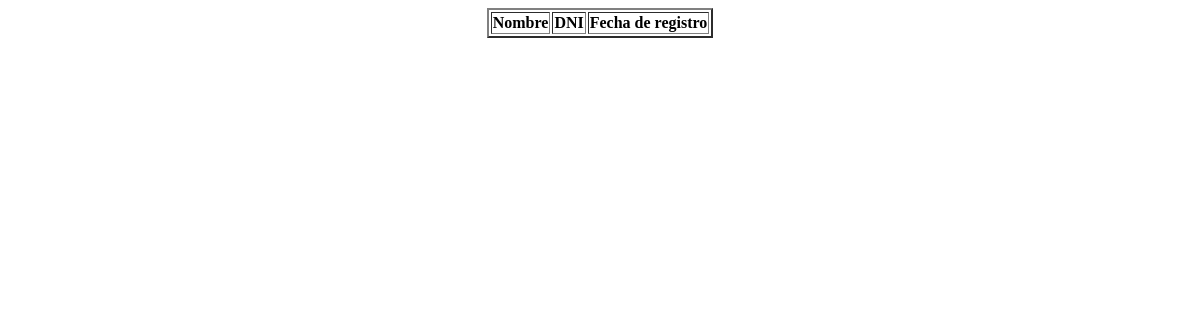
Before: /usuarios/familia with the older database file.
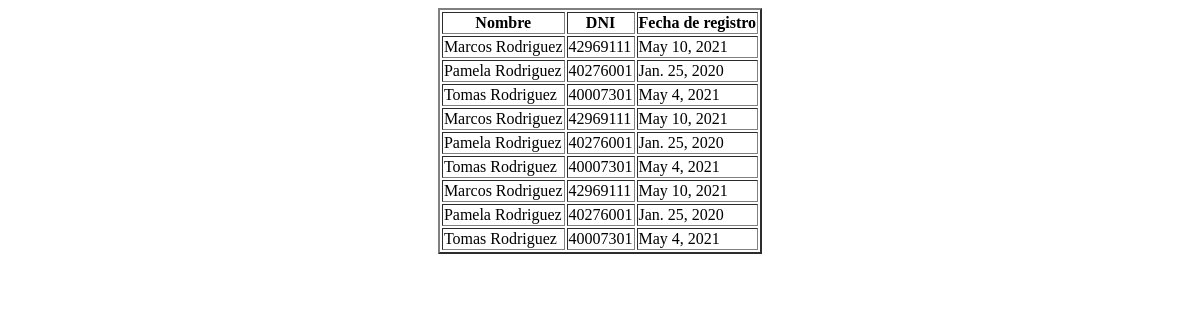
After: the same page with the newer database file.
### usuarios/models.py (models this page shows)
class Familia(models.Model):
    nombre = models.CharField(max_length=40)
    dni = models.IntegerField()
    fecha_registro = models.DateField()

### usuarios/views.py (the view)
# urls.py: path("familia", views.lista_familia),
def lista_familia(request):
    miembros = Familia.objects.all() #trae los datos de familia
    datos = {"datos" : miembros} #mete los datos en un diccionario
    return render(request, "lista_familiares.html", datos) # se crea un html con esos datos y se rederiza para ser mostrado

### usuarios/templates/lista_familiares.html (shortened to what this page needs)
<!DOCTYPE html>
<html lang="en">
<head>
</head>
<body>
    <center>
        <table class="default" border="2">
            <tr>
                <th>Nombre</th>
                <th>DNI</th>
                <th>Fecha de registro</th>
            </tr>
            {% for x in datos %}
            <tr>
                <td>{{x.nombre}}</td>
                <td>{{x.dni}}</td>
                <td>{{x.fecha_registro}}</td>
            </tr>
            {% endfor %}
        </table>
    </center>
</body>
</html>

Changed rows visible on the page:
added Familia: nombre "Marcos Rodriguez", dni "42969111", fecha_registro "May 10, 2021"
added Familia: nombre "Pamela Rodriguez", dni "40276001", fecha_registro "Jan. 25, 2020"
added Familia: nombre "Tomas Rodriguez", dni "40007301", fecha_registro "May 4, 2021"
added Familia: nombre "Marcos Rodriguez", dni "42969111", fecha_registro "May 10, 2021"
added Familia: nombre "Pamela Rodriguez", dni "40276001", fecha_registro "Jan. 25, 2020"
added Familia: nombre "Tomas Rodriguez", dni "40007301", fecha_registro "May 4, 2021"
added Familia: nombre "Marcos Rodriguez", dni "42969111", fecha_registro "May 10, 2021"
added Familia: nombre "Pamela Rodriguez", dni "40276001", fecha_registro "Jan. 25, 2020"
added Familia: nombre "Tomas Rodriguez", dni "40007301", fecha_registro "May 4, 2021"
